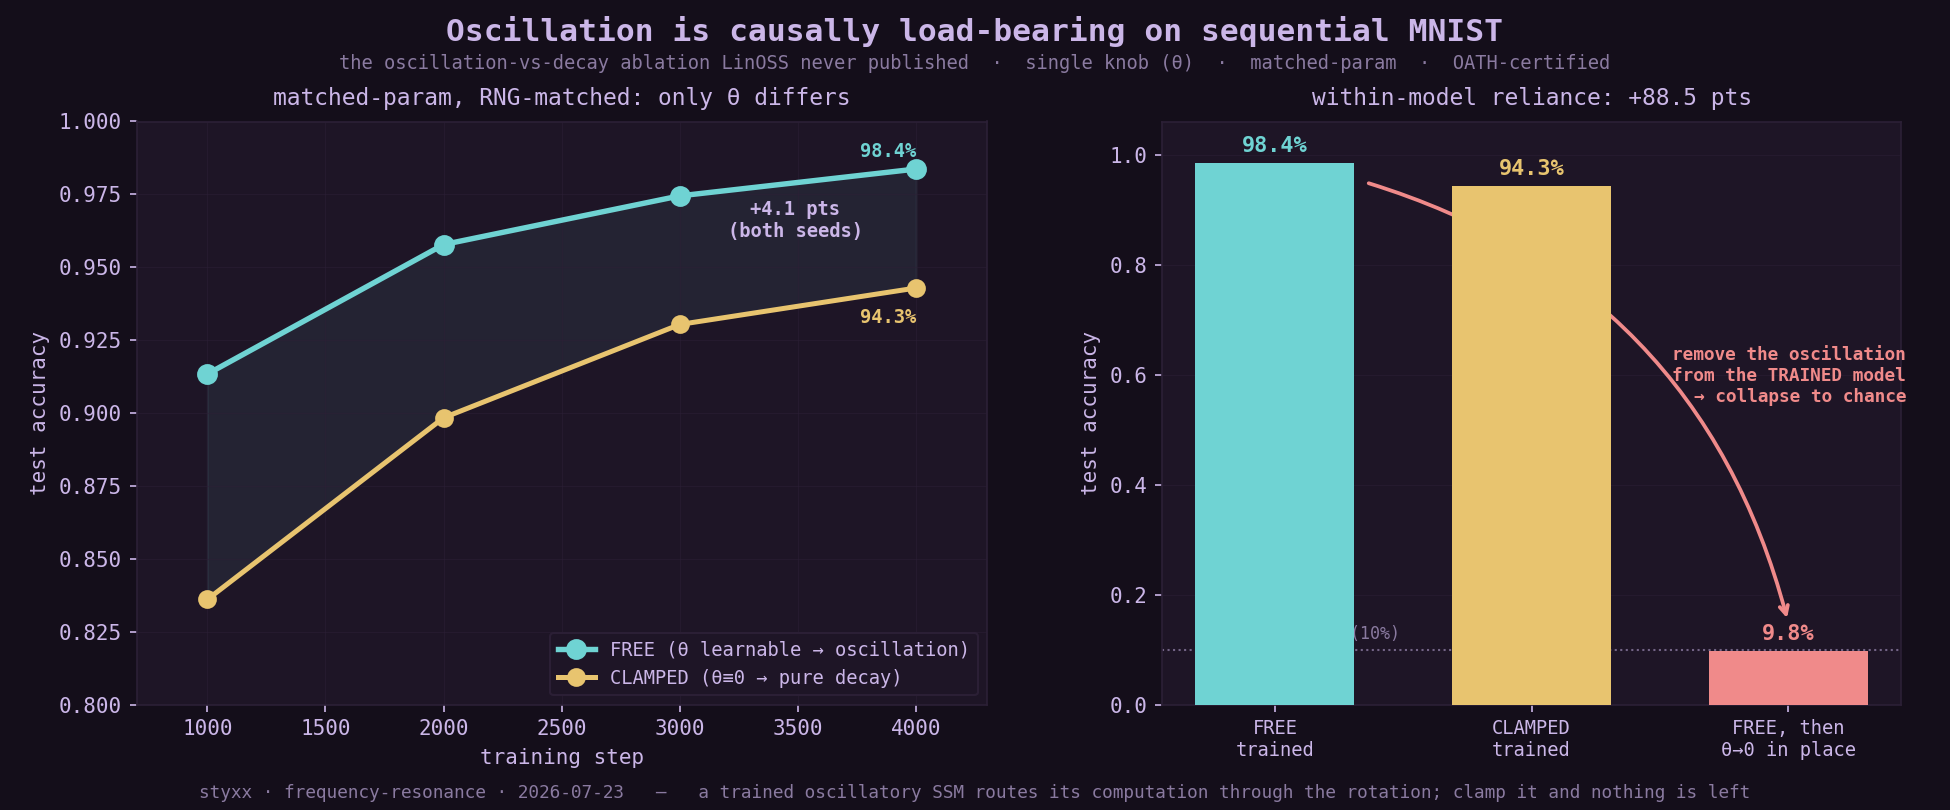

Reproduce this figure in Python.
# -*- coding: utf-8 -*-
"""Real-task flagship figure: oscillation is causally load-bearing on sequential MNIST.
All numbers from smnist_ablation_result.json (OATH-certified)."""
import matplotlib
matplotlib.use("Agg")
import matplotlib.pyplot as plt

BG = "#140e1a"; PANEL = "#1e1526"; LILAC = "#cbb6e8"; DIM = "#8a7aa0"
CYAN = "#6fd3d3"; GREEN = "#7ee787"; AMBER = "#e8c46f"; RED = "#f08a8a"; GRID = "#2c2036"
plt.rcParams.update({"font.family": "monospace", "text.color": LILAC, "axes.labelcolor": LILAC,
                     "xtick.color": LILAC, "ytick.color": LILAC, "axes.edgecolor": GRID,
                     "figure.facecolor": BG, "axes.facecolor": PANEL})

fig, (axL, axR) = plt.subplots(1, 2, figsize=(13, 5.4), gridspec_kw={"width_ratios": [1.15, 1]})
fig.suptitle("Oscillation is causally load-bearing on sequential MNIST",
             fontsize=15, color=LILAC, weight="bold", y=0.98)
fig.text(0.5, 0.915, "the oscillation-vs-decay ablation LinOSS never published  ·  single knob (θ)  ·  matched-param  ·  OATH-certified",
         ha="center", fontsize=9, color=DIM)

# ---- LEFT: test-accuracy training curves (seed-averaged) ----
steps = [1000, 2000, 3000, 4000]
free = [0.9134, 0.9578, 0.9745, 0.9837]     # seed-avg FREE (oscillatory)
clamp = [0.8361, 0.8984, 0.9304, 0.9429]    # seed-avg CLAMPED (decay)
axL.plot(steps, free, "-o", color=CYAN, lw=2.6, ms=9, label="FREE (θ learnable → oscillation)", zorder=5)
axL.plot(steps, clamp, "-o", color=AMBER, lw=2.4, ms=8, label="CLAMPED (θ≡0 → pure decay)", zorder=5)
axL.fill_between(steps, clamp, free, color=CYAN, alpha=0.08)
axL.annotate("+4.1 pts\n(both seeds)", (4000, (free[-1]+clamp[-1])/2), textcoords="offset points",
             xytext=(-58, -4), ha="center", fontsize=9, color=LILAC, weight="bold")
axL.text(4000, free[-1]+0.004, "98.4%", ha="right", fontsize=9, color=CYAN, weight="bold")
axL.text(4000, clamp[-1]-0.012, "94.3%", ha="right", fontsize=9, color=AMBER, weight="bold")
axL.set_xlabel("training step", fontsize=10); axL.set_ylabel("test accuracy", fontsize=10)
axL.set_title("matched-param, RNG-matched: only θ differs", fontsize=11, color=LILAC, pad=8)
axL.set_ylim(0.80, 1.0); axL.set_xlim(700, 4300)
axL.legend(loc="lower right", facecolor=PANEL, edgecolor=GRID, fontsize=9, framealpha=0.95)
axL.grid(True, color=GRID, lw=0.5, alpha=0.5)
for s in axL.spines.values():
    s.set_color(GRID)

# ---- RIGHT: the causal collapse (clamp the trained model's oscillation off) ----
labels = ["FREE\ntrained", "CLAMPED\ntrained", "FREE, then\nθ→0 in place"]
vals = [0.9837, 0.9428, 0.0982]
cols = [CYAN, AMBER, RED]
xb = range(len(vals))
axR.axhline(0.10, color=DIM, lw=1.0, ls=":", alpha=0.8)
axR.text(0.02, 0.12, "chance (10%)", color=DIM, fontsize=8, ha="left")
bars = axR.bar(list(xb), vals, color=cols, width=0.62, zorder=4)
for xi, v in zip(xb, vals):
    axR.text(xi, v + 0.02, f"{v*100:.1f}%", ha="center", fontsize=10.5, color=cols[xi], weight="bold")
axR.annotate("", xy=(2, 0.15), xytext=(0.35, 0.95),
             arrowprops=dict(arrowstyle="->", color=RED, lw=1.8, connectionstyle="arc3,rad=-0.28"))
axR.text(2.46, 0.55, "remove the oscillation\nfrom the TRAINED model\n→ collapse to chance",
         color=RED, fontsize=8.5, ha="right", weight="bold")
axR.set_xticks(list(xb)); axR.set_xticklabels(labels, fontsize=9)
axR.set_ylim(0, 1.06); axR.set_ylabel("test accuracy", fontsize=10)
axR.set_title("within-model reliance: +88.5 pts", fontsize=11, color=LILAC, pad=8)
axR.grid(True, axis="y", color=GRID, lw=0.5, alpha=0.5)
for s in axR.spines.values():
    s.set_color(GRID)

fig.text(0.5, 0.015, "styxx · frequency-resonance · 2026-07-23   —   a trained oscillatory SSM routes its computation through the rotation; clamp it and nothing is left",
         ha="center", fontsize=8.5, color=DIM)
plt.subplots_adjust(left=0.07, right=0.975, top=0.85, bottom=0.13, wspace=0.22)
plt.savefig("fig_smnist_flagship.png", dpi=150, facecolor=BG)
print("wrote fig_smnist_flagship.png")
